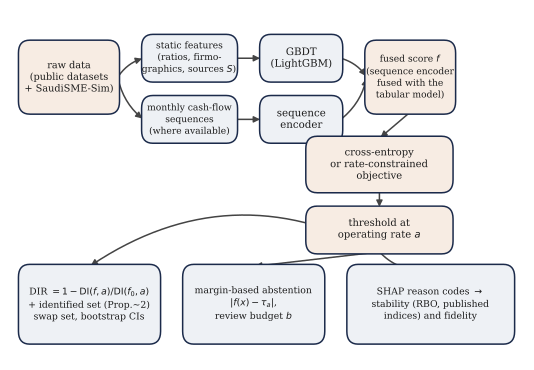

Write Python code to recreate this figure.
"""
Figure 3 -- Overview of the estimation pipeline.
The boxes use the terms the paper defines: GBDT fused with a sequence encoder, the
rate-constrained objective, DIR and the identified set, margin-based abstention with
review budget b, and SHAP reason codes with their stability check.
"""
import matplotlib
matplotlib.use("Agg")
import matplotlib.pyplot as plt
from matplotlib.patches import FancyBboxPatch, FancyArrowPatch

plt.rcParams.update({
    "font.family": "serif",
    "font.serif": ["Nimbus Roman", "Times New Roman", "DejaVu Serif"],
    "font.size": 8.6,
    "axes.linewidth": 0.8,
    "pdf.fonttype": 42,
    "ps.fonttype": 42,
})

NAVY = "#1b2a4a"
BOXFACE = "#eef1f5"
BOXFACE2 = "#f7ece3"
EDGE = NAVY

fig, ax = plt.subplots(figsize=(5.396, 3.75))
ax.set_xlim(0, 100)
ax.set_ylim(0, 60)
ax.axis("off")


def box(x, y, w, h, text, face=BOXFACE, edge=EDGE, fs=7.4, zorder=3):
    b = FancyBboxPatch((x, y), w, h,
                        boxstyle="round,pad=0.35,rounding_size=2.2",
                        linewidth=1.1, edgecolor=edge, facecolor=face, zorder=zorder)
    ax.add_patch(b)
    ax.text(x + w / 2, y + h / 2, text, ha="center", va="center",
             fontsize=fs, color="#1a1a1a", zorder=zorder + 1, linespacing=1.3)
    return (x, y, w, h)


def arrow(b1, b2, side1="right", side2="left", color="#444444", lw=1.1,
          style="-|>", connector="arc3,rad=0.0"):
    x1, y1, w1, h1 = b1
    x2, y2, w2, h2 = b2
    pts = {"right": (x1 + w1, y1 + h1 / 2), "left": (x1, y1 + h1 / 2),
           "top": (x1 + w1 / 2, y1 + h1), "bottom": (x1 + w1 / 2, y1)}
    pts2 = {"right": (x2 + w2, y2 + h2 / 2), "left": (x2, y2 + h2 / 2),
            "top": (x2 + w2 / 2, y2 + h2), "bottom": (x2 + w2 / 2, y2)}
    p1, p2 = pts[side1], pts2[side2]
    a = FancyArrowPatch(p1, p2, arrowstyle=style, mutation_scale=9,
                         lw=lw, color=color, zorder=2, shrinkA=1, shrinkB=1,
                         connectionstyle=connector)
    ax.add_patch(a)


# Row 1: data source
b_data = box(2, 42.5, 19, 12, "raw data\n(public datasets\n+ SaudiSME-Sim)", face=BOXFACE2, fs=7.0)

# Row 1: feature split
b_static = box(26, 48, 18, 7.5, "static features\n(ratios, firmo-\ngraphics, sources $S$)", fs=6.6)
b_seq = box(26, 37.5, 18, 7.5, "monthly cash-flow\nsequences\n(where available)", fs=6.6)

arrow(b_data, b_static, connector="arc3,rad=-0.18")
arrow(b_data, b_seq, connector="arc3,rad=0.18")

# Row 1: learners
b_gbdt = box(49, 48, 15.5, 7.5, "GBDT\n(LightGBM)", fs=7.4)
b_seqenc = box(49, 37.5, 15.5, 7.5, "sequence\nencoder", fs=7.4)

arrow(b_static, b_gbdt)
arrow(b_seq, b_seqenc)

# fused score box
b_fuse = box(69.5, 42.5, 17, 12, "fused score $f$\n(sequence encoder\nfused with the\ntabular model)", face=BOXFACE2, fs=6.6)
arrow(b_gbdt, b_fuse, connector="arc3,rad=-0.18")
arrow(b_seqenc, b_fuse, connector="arc3,rad=0.18")

# objective box
b_obj = box(58, 29, 28, 9, "cross-entropy\nor rate-constrained\nobjective", face=BOXFACE2, fs=7.2)
arrow(b_fuse, b_obj, side1="bottom", side2="top")

# threshold box
b_thr = box(58, 18.5, 28, 7.5, "threshold at\noperating rate $a$", face=BOXFACE2, fs=7.2)
arrow(b_obj, b_thr, side1="bottom", side2="top")

# three downstream branches
b_dir = box(2, 3, 27, 13,
            "DIR $=1-\\mathrm{DI}(f,a)/\\mathrm{DI}(f_0,a)$\n"
            "+ identified set (Prop.~2)\n"
            "swap set, bootstrap CIs",
            fs=6.7)
b_abst = box(34, 3, 27, 13,
             "margin-based abstention\n$|f(x)-\\tau_a|$,\nreview budget $b$",
             fs=6.7)
b_shap = box(66, 3, 32, 13,
             "SHAP reason codes $\\to$\nstability (RBO, published\nindices) and fidelity",
             fs=6.7)

arrow(b_thr, b_dir, side1="bottom", side2="top", connector="arc3,rad=0.30")
arrow(b_thr, b_abst, side1="bottom", side2="top")
arrow(b_thr, b_shap, side1="bottom", side2="top", connector="arc3,rad=0.30")

fig.tight_layout()
fig.savefig("fig3_pipeline.pdf", bbox_inches="tight")
print("wrote fig3_pipeline.pdf")
